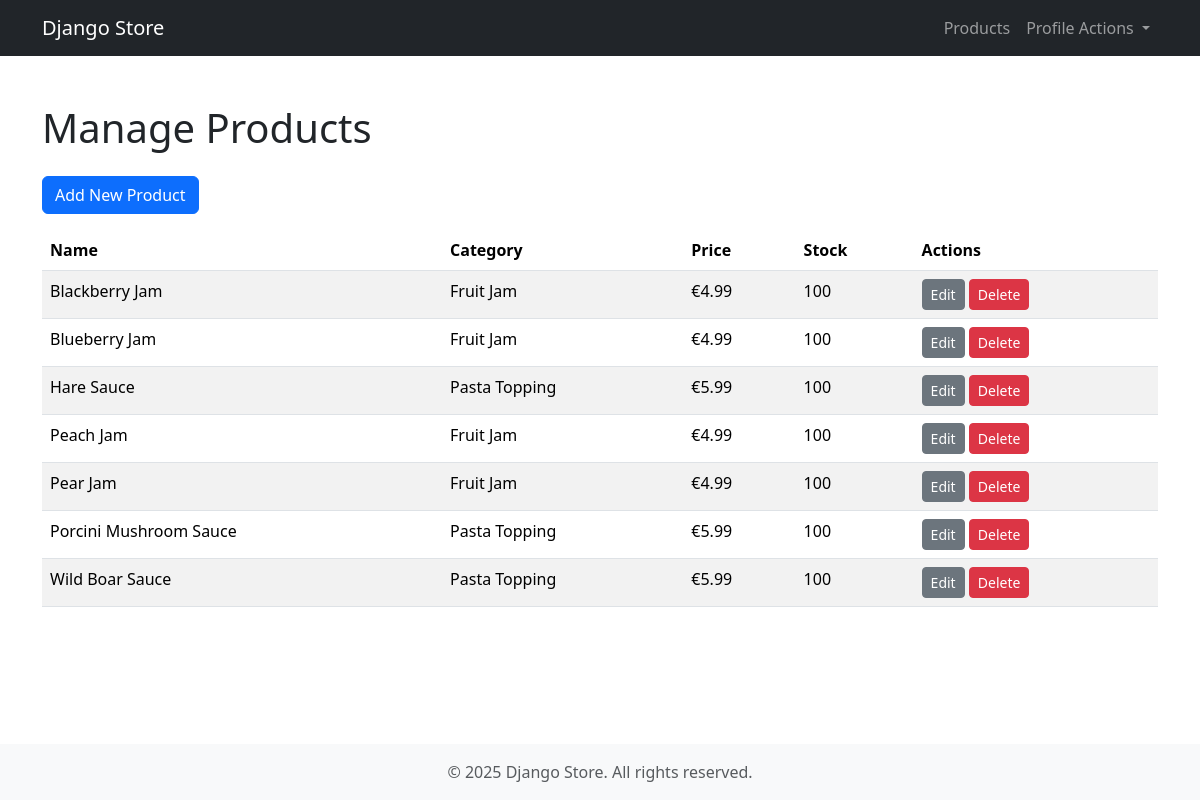
Screenshot of /manage/products/ (signed in) with the database file from the repository.
### products/models.py (models this page shows, shortened)
class Product(models.Model):
    name = models.CharField(
        max_length=255,
        verbose_name="Product Name"
    )
    slug = models.SlugField(
        max_length=120,
        unique=True,
        blank=True,
        help_text="Automatically generated slug from the name"
    )
    description = models.TextField(
        blank=True,
        null=True,
        verbose_name="Description"
    )
    price = models.DecimalField(
        max_digits=10,
        decimal_places=2,
        verbose_name="Price"
    )
    stock = models.PositiveIntegerField(
        default=0,
        verbose_name="Stock quantity"
    )
    image = models.ImageField(
        upload_to='products/',
        blank=True,
        null=True,
        verbose_name="Product Image"
    )
    category = models.ForeignKey(
        Category,
        related_name='products',
        on_delete=models.SET_NULL, # If category is eliminated, the product is not removed
        null=True,
        blank=True, # Optional
        verbose_name="Category"
    )
    class Meta:
        verbose_name = "Product"
        verbose_name_plural = "Products"
        ordering = ['name']

class Category(models.Model):
    name = models.CharField(
        max_length=100,
        unique=True,
        verbose_name="Category"
    )
    slug = models.SlugField(
        max_length=120,
        unique=True,
        blank=True,
        help_text="Automatically generated slug from the name"
    )
    class Meta:
        verbose_name = "Category"
        verbose_name_plural = "Categories"
        ordering = ['name']

### products/views.py (the view)
# urls.py: path('manage/products/', ManagementProductListView.as_view(), name='manage_product_list'),
class ManagementProductListView(ManagerRequiredMixin, ListView):
    model = Product
    template_name = 'management/product_list.html'
    context_object_name = 'products'

### users/mixins.py (called while the page is built)
    def dispatch(self, request, *args, **kwargs):
        if not request.user.is_authenticated:
            return self.handle_no_permission()
        if not request.user.is_manager:
            messages.error(request, "You do not have permission to access this page.")
            return redirect('home')
        return super().dispatch(request, *args, **kwargs)

### products/templates/management/product_list.html (shortened to what this page needs)
{% extends 'base.html' %}
{% block content %}
<div class="container">
    <h1 class="my-4">Manage Products</h1>
    <a href="{% url 'products:product_create' %}" class="btn btn-primary mb-3">Add New Product</a>
    {% if products %}
    <table class="table table-striped">
        <thead>
            <tr>
                <th>Name</th>
                <th>Category</th>
                <th>Price</th>
                <th>Stock</th>
                <th>Actions</th>
            </tr>
        </thead>
        <tbody>
            {% for product in products %}
            <tr>
                <td>{{ product.name }}</td>
                <td>{{ product.category.name }}</td>
                <td>€{{ product.price }}</td>
                <td>{{ product.stock }}</td>
                <td>
                    <a href="{% url 'products:product_update' product.pk %}" class="btn btn-sm btn-secondary">Edit</a>
                    <a href="{% url 'products:product_delete' product.pk %}" class="btn btn-sm btn-danger">Delete</a>
                </td>
            </tr>
            {% endfor %}
        </tbody>
    </table>
    {% else %}
        <p>No products found. <a href="{% url 'products:product_create' %}">Create the first one!</a></p>
    {% endif %}
</div>
{% endblock %}

### rows the page displays
Product: name "Blackberry Jam", category.name "Fruit Jam", price "4.99", stock "100"
Product: name "Blueberry Jam", category.name "Fruit Jam", price "4.99", stock "100"
Product: name "Hare Sauce", category.name "Pasta Topping", price "5.99", stock "100"
Product: name "Peach Jam", category.name "Fruit Jam", price "4.99", stock "100"
Product: name "Pear Jam", category.name "Fruit Jam", price "4.99", stock "100"
Product: name "Porcini Mushroom Sauce", category.name "Pasta Topping", price "5.99", stock "100"
Product: name "Wild Boar Sauce", category.name "Pasta Topping", price "5.99", stock "100"
